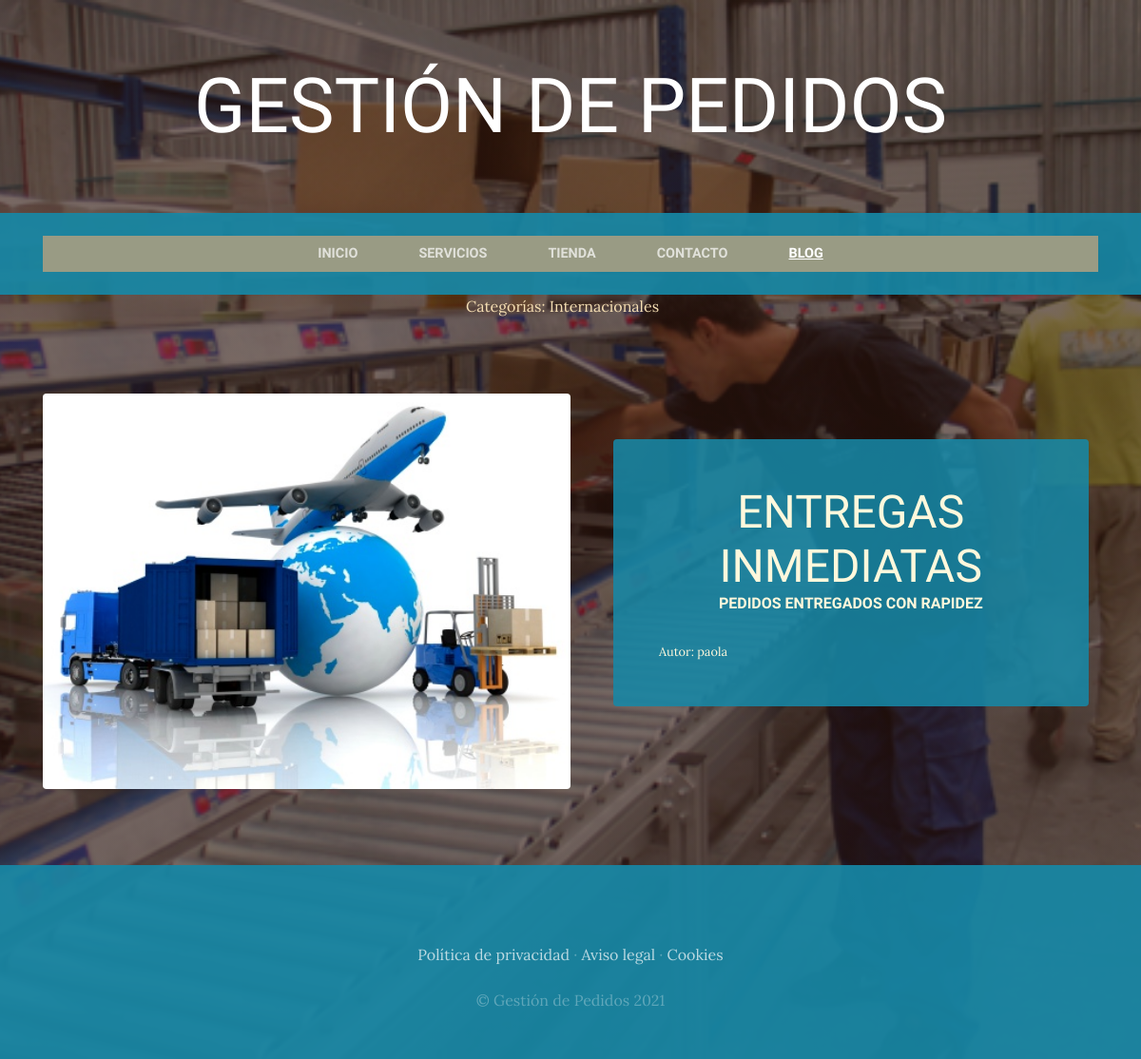
Page /blog/categoria/2/ on the earlier database version.
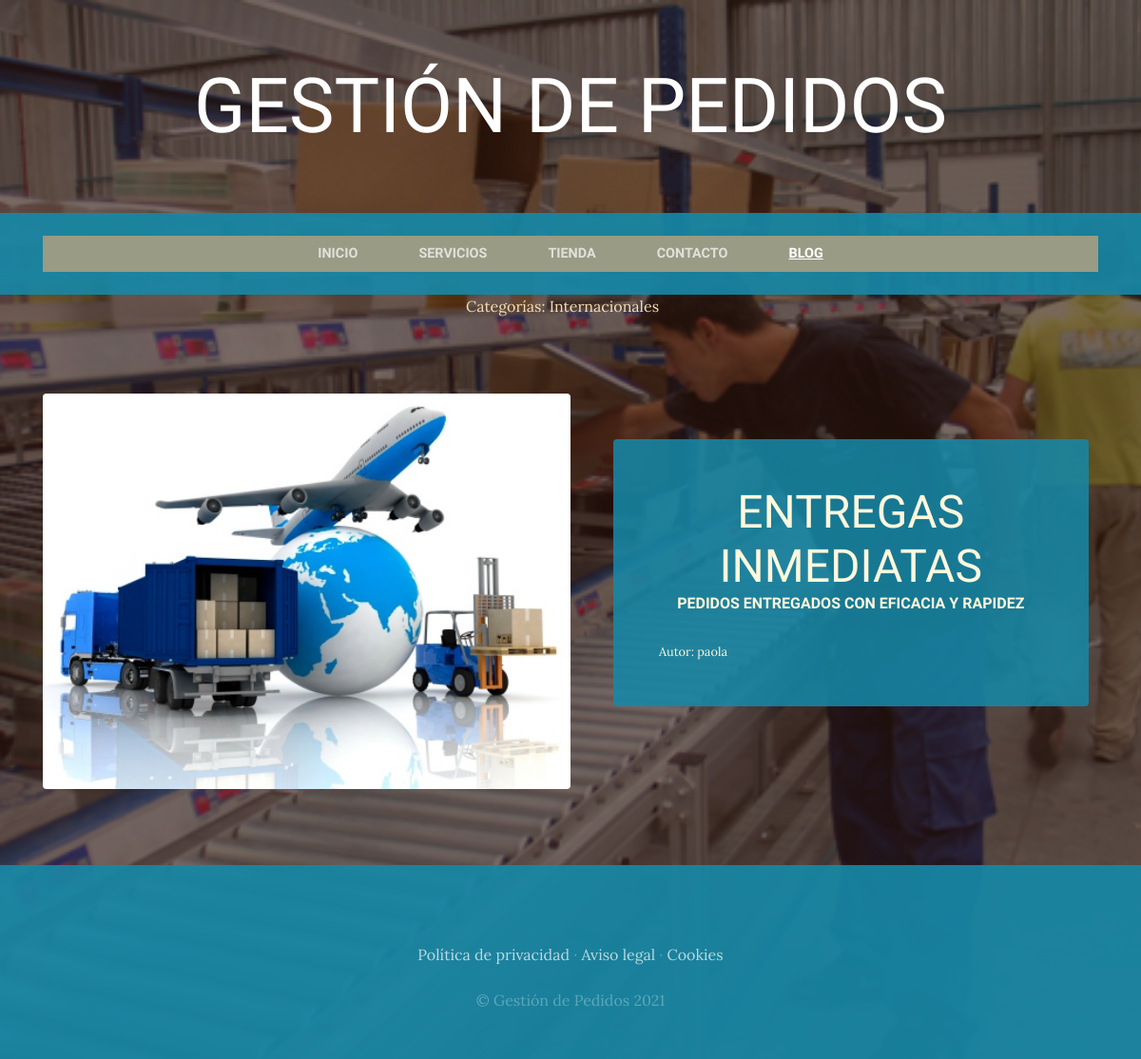
Same page on the later database version.
### blog/models.py (models this page shows, shortened)
class Categoria(models.Model):
    nombre = models.CharField(max_length=50)
    created = models.DateTimeField(auto_now_add=True)
    updated = models.DateTimeField(auto_now_add=True)
    class Meta:
        verbose_name='categoria'
        verbose_name_plural='categorias'

class Post(models.Model):
    titulo = models.CharField(max_length=50)
    contenido = models.CharField(max_length=50)
    imagen = models.ImageField(upload_to='blog', null=True, blank=True)
    autor=models.ForeignKey(User, on_delete=models.CASCADE)
    categorias=models.ManyToManyField(Categoria)
    created = models.DateTimeField(auto_now_add=True)
    updated = models.DateTimeField(auto_now_add=True)
    class Meta:
        verbose_name='post'
        verbose_name_plural='posts'

### blog/views.py (the view)
# urls.py: path('categoria/<categoria_id>/', views.categoria, name="categoria" )
def categoria(request, categoria_id):
    categoria = Categoria.objects.get(id=categoria_id)
    posts=Post.objects.filter(categorias=categoria)
    return render(request, "blog/categoria.html", {'categoria': categoria, "posts": posts})

### carrito/context_processor.py (called while the page is built)
def importe_total_carrito(request):
    total=0
    if request.user.is_authenticated:
        for key, value in request.session["carrito"].items():
            total=total+(float(value["precio"])*value["cantidad"])
    return {"importe_total_carrito": total}

### blog/templates/blog/categoria.html
{% extends "ProyectoWebApp/base.html" %} {% load static %} {% block content %}
<section>
    <div style="width: 75%; margin:auto; text-align:center; color:wheat">
        Categorías: {% for post in posts %} {% for categoria in post.categorias.all %} {{categoria.nombre}} &nbsp;&nbsp;&nbsp; {% endfor %} {% endfor %}
    </div>
</section>
{% for post in posts %}
<section class="page-section clearfix">
    <div class="container">
        <div class="intro">
            <img class="intro-img img-fluid mb-3 mb-lg-0 rounded" src="{{post.imagen.url}}" alt="" style="width: 50%;">
            <div class="intro-text left-0 text-center bg-faded p-5 rounded" style="background-color: #1688a7de;">
                <h2 class="section-heading mb-4">
                    <span class="section-heading-lower">{{post.titulo}}</span>
                    <span class="section-heading-upper">{{post.contenido}}</span>
                </h2>
                <div style="text-align: left; font-size: 0.8em;"> Autor: {{post.autor}}</div>
            </div>
        </div>
    </div>
</section>
{% endfor %} {% endblock %}

### ProyectoWebApp/templates/ProyectoWebApp/base.html (shortened to what this page needs)
<html>
<head>
    {% load static %}
    <link href="{% static 'ProyectoWebApp/vendor/bootstrap/css/bootstrap.min.css' %}" rel="stylesheet">
    <link href="{% static 'ProyectoWebApp/css/gestion.css' %}" rel="stylesheet">
</head>
<body>
    <h1 class="site-heading text-center text-white d-none d-lg-block">
        <span class="site-heading-lower">Gestión de Pedidos</span>
    </h1>
    <nav class="navbar navbar-expand-lg navbar-dark py-lg-4" id="mainNav" style="background-color:  #1688a7e9;">
        <div class="container">
            <div class="collapse navbar-collapse" id="navbarResponsive" style="background-color: #999b84;">
                <ul class="navbar-nav mx-auto">
                    <li class="nav-item {% if request.path == '/' %} active{% endif %} px-lg-4">
                        <a class="nav-link text-uppercase text-expanded" href="{% url 'Home' %}">Inicio</a>
                    </li>
                    <li class="nav-item {% if request.path == '/servicios/' %} active{% endif %}  px-lg-4">
                        <a class="nav-link text-uppercase text-expanded" href="{% url 'Servicios' %}">Servicios</a>
                    </li>
                    <li class="nav-item {% if request.path == '/tienda/' %} active{% endif %}  px-lg-4">
                        <a class="nav-link text-uppercase text-expanded" href="{% url 'Tienda' %}">Tienda</a>
                    </li>
                    <li class="nav-item {% if request.path == '/contacto/' %} active{% endif %}  px-lg-4">
                        <a class="nav-link text-uppercase text-expanded" href="{% url 'contacto' %}">Contacto</a>
                    </li>
                    <li class="nav-item {% if request.path|slice:':6' == '/blog/' %} active{% endif %}  px-lg-4">
                        <a class="nav-link text-uppercase text-expanded" href="{% url 'Blog' %}">Blog</a>
                    </li>
                </ul>
            </div>
        </div>
    </nav>
    {% block content %} {% endblock %}
    <footer class="footer text-faded text-center py-5" style="background-color: #1688a7e9;">
        <div class="container">
            <p class="m-0 mbt">
                <a href="sample.html" class="link">Política de privacidad</a> ·
                <a href="sample.html" class="link">Aviso legal</a> ·
                <a href="sample.html" class="link">Cookies</a>
            </p>
            <p class="m-0 mbt1">&copy; Gestión de Pedidos 2021</p>
        </div>
    </footer>
</body>
</html>

### ProyectoWebApp/static/ProyectoWebApp/css/gestion.css (style rules this page uses)
body { font-family: 'Lora'; background: linear-gradient(rgba(47, 23, 15, 0.65), rgba(47, 23, 15, 0.65)), url("../img/bg_main.jpg"); background-attachment: fixed; background-position: center; background-size: cover; }
h1, h2, h3, h4, h5, h6 { font-family: 'Raleway'; }
p { line-height: 1.75; }
.text-faded { color: rgba(255, 255, 255, 0.3); }
.site-heading { margin-top: 5rem; margin-bottom: 5rem; text-transform: uppercase; line-height: 1; font-family: 'Raleway'; }
.site-heading .site-heading-lower { font-size: 5rem; font-weight: 100; line-height: 4rem; }
.page-section { margin-top: 5rem; margin-bottom: 5rem; }
.section-heading { text-transform: uppercase; }
.section-heading .section-heading-upper { display: block; font-size: 1rem; font-weight: 800; padding-bottom: .5rem; }
.section-heading .section-heading-lower { display: block; font-size: 3rem; font-weight: 100; }
.bg-faded { background-color: rgba(255, 255, 255, 0.85); }
#mainNav { background-color: rgba(24, 64, 8); font-family: 'Raleway'; }
#mainNav .navbar-nav .nav-item .nav-link { color: rgba(255, 255, 255, 0.7); font-weight: 800; }
#mainNav .navbar-nav .nav-item.active .nav-link { color: #ffffff; text-decoration: underline; }
@media (min-width: 992px) { #mainNav .navbar-nav .nav-item .nav-link { font-size: 0.9rem; } }
.intro { position: relative; }
@media (min-width: 992px) { .intro .intro-img { width: 75%; float: left; } }
@media (min-width: 992px) { .intro .intro-text { left: 600; width: 60%; margin-top: 3rem; background-color: rgba(24, 64, 8); color: cornsilk; position: absolute; } }
@media (min-width: 1200px) { .intro .intro-text { width: 45%; } }
.footer { background-color: rgba(24, 64, 8, 0.8); }
.mbt { padding-top: 2rem; }
.mbt1 { padding-top: 1.25rem; }
a.link { color: rgba(255, 255, 255, 0.7); }

Differences in the rows shown:
changed Post "ENTREGAS INMEDIATAS": contenido "PEDIDOS ENTREGADOS CON RAPIDEZ" → "PEDIDOS ENTREGADOS CON EFICACIA Y RAPIDEZ"
